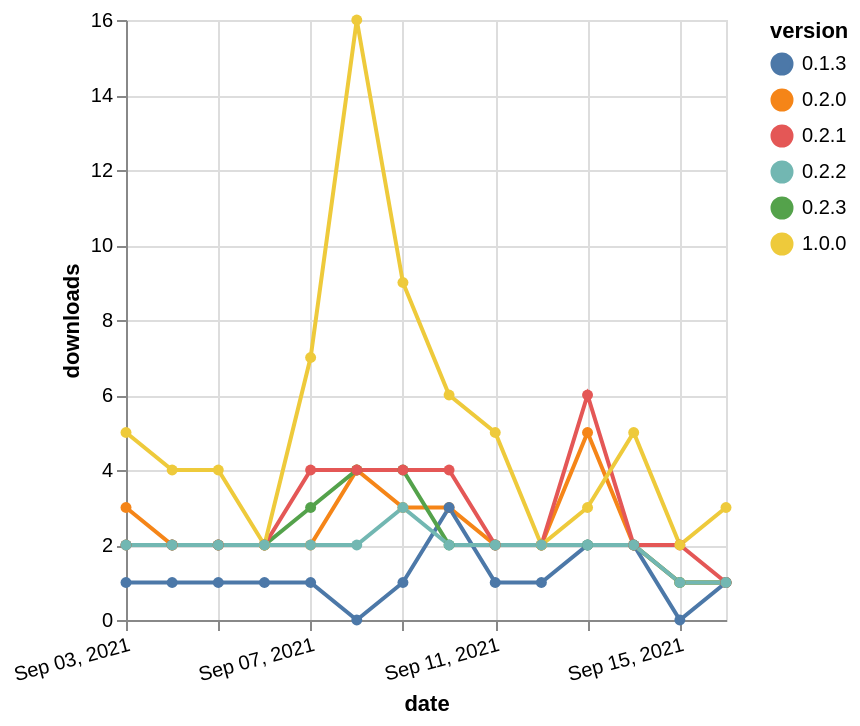

The specification (Vega-Lite) saved for this image:
### Vega-Lite specification from a JSON file in a GitHub repository (floating-point values rounded to 4 significant figures)
{"$schema": "https://vega.github.io/schema/vega-lite/v5.json", "description": "A simple bar chart with embedded data.", "data": {"values": [{"date": "2021-09-03", "total": 1568, "delta": 3, "version": "0.2.0"}, {"date": "2021-09-04", "total": 1570, "delta": 2, "version": "0.2.0"}, {"date": "2021-09-05", "total": 1572, "delta": 2, "version": "0.2.0"}, {"date": "2021-09-06", "total": 1574, "delta": 2, "version": "0.2.0"}, {"date": "2021-09-07", "total": 1576, "delta": 2, "version": "0.2.0"}, {"date": "2021-09-08", "total": 1580, "delta": 4, "version": "0.2.0"}, {"date": "2021-09-09", "total": 1583, "delta": 3, "version": "0.2.0"}, {"date": "2021-09-10", "total": 1586, "delta": 3, "version": "0.2.0"}, {"date": "2021-09-11", "total": 1588, "delta": 2, "version": "0.2.0"}, {"date": "2021-09-12", "total": 1590, "delta": 2, "version": "0.2.0"}, {"date": "2021-09-13", "total": 1595, "delta": 5, "version": "0.2.0"}, {"date": "2021-09-14", "total": 1597, "delta": 2, "version": "0.2.0"}, {"date": "2021-09-15", "total": 1598, "delta": 1, "version": "0.2.0"}, {"date": "2021-09-16", "total": 1599, "delta": 1, "version": "0.2.0"}, {"date": "2021-09-03", "total": 333, "delta": 1, "version": "0.1.3"}, {"date": "2021-09-04", "total": 334, "delta": 1, "version": "0.1.3"}, {"date": "2021-09-05", "total": 335, "delta": 1, "version": "0.1.3"}, {"date": "2021-09-06", "total": 336, "delta": 1, "version": "0.1.3"}, {"date": "2021-09-07", "total": 337, "delta": 1, "version": "0.1.3"}, {"date": "2021-09-08", "total": 337, "delta": 0, "version": "0.1.3"}, {"date": "2021-09-09", "total": 338, "delta": 1, "version": "0.1.3"}, {"date": "2021-09-10", "total": 341, "delta": 3, "version": "0.1.3"}, {"date": "2021-09-11", "total": 342, "delta": 1, "version": "0.1.3"}, {"date": "2021-09-12", "total": 343, "delta": 1, "version": "0.1.3"}, {"date": "2021-09-13", "total": 345, "delta": 2, "version": "0.1.3"}, {"date": "2021-09-14", "total": 347, "delta": 2, "version": "0.1.3"}, {"date": "2021-09-15", "total": 347, "delta": 0, "version": "0.1.3"}, {"date": "2021-09-16", "total": 348, "delta": 1, "version": "0.1.3"}, {"date": "2021-09-03", "total": 571, "delta": 2, "version": "0.2.3"}, {"date": "2021-09-04", "total": 573, "delta": 2, "version": "0.2.3"}, {"date": "2021-09-05", "total": 575, "delta": 2, "version": "0.2.3"}, {"date": "2021-09-06", "total": 577, "delta": 2, "version": "0.2.3"}, {"date": "2021-09-07", "total": 580, "delta": 3, "version": "0.2.3"}, {"date": "2021-09-08", "total": 584, "delta": 4, "version": "0.2.3"}, {"date": "2021-09-09", "total": 588, "delta": 4, "version": "0.2.3"}, {"date": "2021-09-10", "total": 590, "delta": 2, "version": "0.2.3"}, {"date": "2021-09-11", "total": 592, "delta": 2, "version": "0.2.3"}, {"date": "2021-09-12", "total": 594, "delta": 2, "version": "0.2.3"}, {"date": "2021-09-13", "total": 596, "delta": 2, "version": "0.2.3"}, {"date": "2021-09-14", "total": 598, "delta": 2, "version": "0.2.3"}, {"date": "2021-09-15", "total": 599, "delta": 1, "version": "0.2.3"}, {"date": "2021-09-16", "total": 600, "delta": 1, "version": "0.2.3"}, {"date": "2021-09-03", "total": 1551, "delta": 2, "version": "0.2.1"}, {"date": "2021-09-04", "total": 1553, "delta": 2, "version": "0.2.1"}, {"date": "2021-09-05", "total": 1555, "delta": 2, "version": "0.2.1"}, {"date": "2021-09-06", "total": 1557, "delta": 2, "version": "0.2.1"}, {"date": "2021-09-07", "total": 1561, "delta": 4, "version": "0.2.1"}, {"date": "2021-09-08", "total": 1565, "delta": 4, "version": "0.2.1"}, {"date": "2021-09-09", "total": 1569, "delta": 4, "version": "0.2.1"}, {"date": "2021-09-10", "total": 1573, "delta": 4, "version": "0.2.1"}, {"date": "2021-09-11", "total": 1575, "delta": 2, "version": "0.2.1"}, {"date": "2021-09-12", "total": 1577, "delta": 2, "version": "0.2.1"}, {"date": "2021-09-13", "total": 1583, "delta": 6, "version": "0.2.1"}, {"date": "2021-09-14", "total": 1585, "delta": 2, "version": "0.2.1"}, {"date": "2021-09-15", "total": 1587, "delta": 2, "version": "0.2.1"}, {"date": "2021-09-16", "total": 1588, "delta": 1, "version": "0.2.1"}, {"date": "2021-09-03", "total": 699, "delta": 5, "version": "1.0.0"}, {"date": "2021-09-04", "total": 703, "delta": 4, "version": "1.0.0"}, {"date": "2021-09-05", "total": 707, "delta": 4, "version": "1.0.0"}, {"date": "2021-09-06", "total": 709, "delta": 2, "version": "1.0.0"}, {"date": "2021-09-07", "total": 716, "delta": 7, "version": "1.0.0"}, {"date": "2021-09-08", "total": 732, "delta": 16, "version": "1.0.0"}, {"date": "2021-09-09", "total": 741, "delta": 9, "version": "1.0.0"}, {"date": "2021-09-10", "total": 747, "delta": 6, "version": "1.0.0"}, {"date": "2021-09-11", "total": 752, "delta": 5, "version": "1.0.0"}, {"date": "2021-09-12", "total": 754, "delta": 2, "version": "1.0.0"}, {"date": "2021-09-13", "total": 757, "delta": 3, "version": "1.0.0"}, {"date": "2021-09-14", "total": 762, "delta": 5, "version": "1.0.0"}, {"date": "2021-09-15", "total": 764, "delta": 2, "version": "1.0.0"}, {"date": "2021-09-16", "total": 767, "delta": 3, "version": "1.0.0"}, {"date": "2021-09-03", "total": 1271, "delta": 2, "version": "0.2.2"}, {"date": "2021-09-04", "total": 1273, "delta": 2, "version": "0.2.2"}, {"date": "2021-09-05", "total": 1275, "delta": 2, "version": "0.2.2"}, {"date": "2021-09-06", "total": 1277, "delta": 2, "version": "0.2.2"}, {"date": "2021-09-07", "total": 1279, "delta": 2, "version": "0.2.2"}, {"date": "2021-09-08", "total": 1281, "delta": 2, "version": "0.2.2"}, {"date": "2021-09-09", "total": 1284, "delta": 3, "version": "0.2.2"}, {"date": "2021-09-10", "total": 1286, "delta": 2, "version": "0.2.2"}, {"date": "2021-09-11", "total": 1288, "delta": 2, "version": "0.2.2"}, {"date": "2021-09-12", "total": 1290, "delta": 2, "version": "0.2.2"}, {"date": "2021-09-13", "total": 1292, "delta": 2, "version": "0.2.2"}, {"date": "2021-09-14", "total": 1294, "delta": 2, "version": "0.2.2"}, {"date": "2021-09-15", "total": 1295, "delta": 1, "version": "0.2.2"}, {"date": "2021-09-16", "total": 1296, "delta": 1, "version": "0.2.2"}]}, "width": "container", "mark": {"type": "line", "point": {"filled": true}}, "encoding": {"x": {"field": "date", "type": "temporal", "timeUnit": "yearmonthdate", "title": "date", "axis": {"labelAngle": -15}}, "y": {"field": "delta", "type": "quantitative", "title": "downloads"}, "color": {"field": "version", "type": "nominal"}, "tooltip": {"field": "delta"}}}
